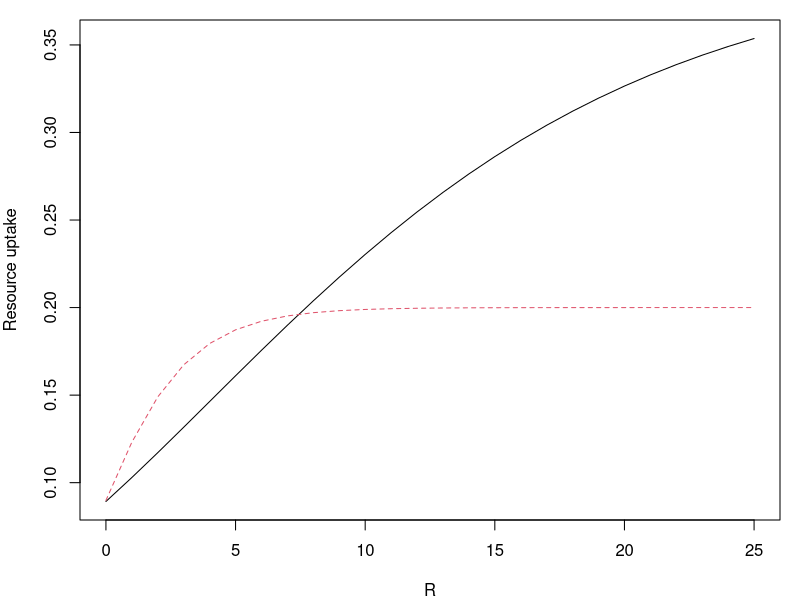
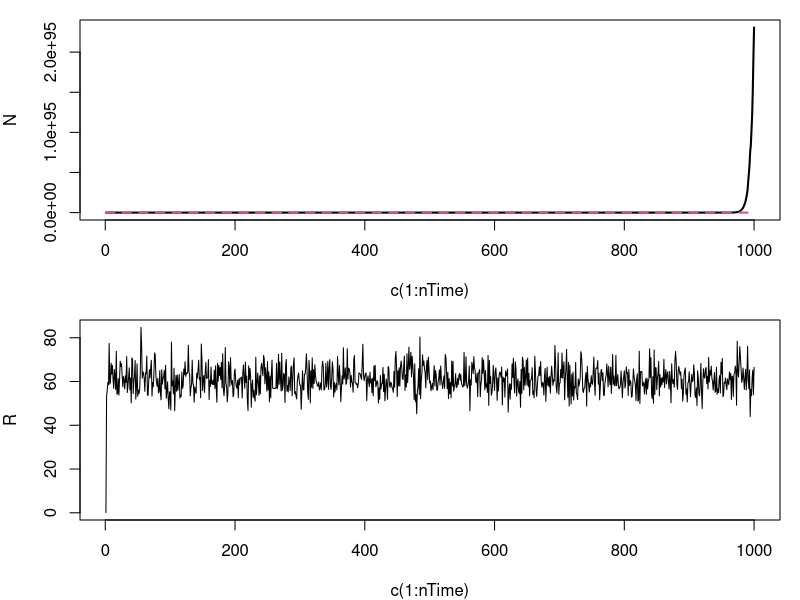

Write the R code that produced these figures, in order.
####
#### CONSUMER-RESOURCE STORAGE EFFECT MODEL (2 species)
####

#### A. Tredennick // 10-06-2014

library(mvtnorm)
library(truncnorm)

####
#### Stationary model parameters ------------------------------
####

sigE <- c(0,0.4,1,2.5,5,7.5,10)
rho <- c(0.5,0,-0.5)
# b <- c(0.5, 0.5)
c <- c(0.1, 0.1)
w <- c(0.2, 0.2)
m <- c(0.6, 0.6)
d <- 0.5
nTime <- 1000


####
#### New biomass assimilation function ------------------------
####

# getB <- function(sigE, rho, nTime){
#   varcov <- matrix(c(sigE, rho*sigE, rho*sigE, sigE), 2, 2)
#   e <- rmvnorm(n = nTime, mean = c(0,0), sigma = varcov)
#   b <- exp(e) / (1+exp(e))
#   return(b)
# }
getB <- function(parms, R){
#   attach(parms)
  spp1 <- parms$a[1]*exp(-parms$b1[1]*exp(-parms$b2[1]*R))
  spp2 <- parms$a[2]*exp(-parms$b1[2]*exp(-parms$b2[2]*R))   ## sp. 2 biomass assimilation
#   detach(parms)
  return(c(spp1, spp2))
}

parms <- list(
  a = c(0.4,0.2),  # max growth rate for spp 1 and 2
  b1 = c(1.5,0.8),  # right offset for growth rates 
  b2 = c(0.1,0.5)  # rates at which max is approached
)

gomp <- function(parms,R){
#   attach(parms)
  out1 <- parms$a[1]*exp(-parms$b1[1]*exp(-parms$b2[1]*R))
  out2 <- parms$a[2]*exp(-parms$b1[2]*exp(-parms$b2[2]*R))
#   detach(parms)
  return(cbind(out1,out2))
}
R <- 0:25
tmp<-gomp(parms=parms,R)
par(mfrow=c(1,1),mar=c(4,4,1,1))
matplot(R,tmp,type="l",ylab="Resource uptake")


####
#### Update population and resource function ------------------
####

updateN <- function(b, c, w, s, d, lastN, lastR){
  newN <- numeric(2)
  consumption <- numeric(2)
  for(i in 1:2){
    newN[i] <- lastN[i] + lastN[i]*b[i]*(c[i]*w[i]*lastR - m[i])
    consumption[i] <- c[i]*lastR*lastN[i]
  }
  newR <- max(0, s)
  return(list(newN, newR))
}


####
#### Model simulation
####

# bSeries <- getB(sigE[4], rho[3], nTime)
N <- matrix(data = NA, nrow = nTime, ncol = 2)
N[1,] <- c(1,1)
R <- numeric(nTime)
R[1] <- 0.1

for(t in 2:nTime){
#   s <- rtruncnorm(n = 1, a = 0, b = 13*2, mean = 13, sd = 5)
  s <- rlnorm(n=1, mean=4.1, 0.1)
  bTmp <- getB(parms, R[t-1])
  thisStep <- updateN(b=bTmp, c, w, s, d, lastN=N[t-1,], lastR=R[t-1])
#   thisStep <- updateN(b=bSeries[t,], c, w, s, d, lastN=N[t-1,], lastR=R[t-1])
#   N[t,] <- rpois(2, thisStep[[1]])
  N[t,] <- thisStep[[1]]
  R[t] <- thisStep[[2]]
}

par(mfrow=c(2,1))
matplot(c(1:nTime), N, type="l", lwd=2)
plot(c(1:nTime), R, type="l", lwd=1)
# matplot(c(1:nTime), bSeries, type="l", lwd=2)
